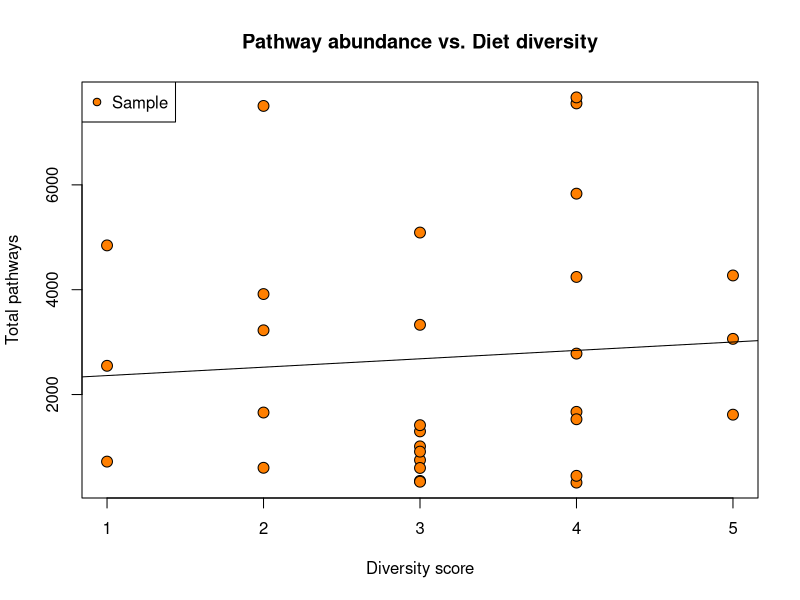

Write R code to recreate this figure.
#    Final project - Group 16
#    MICE 5035 Personal Microbiome Analysis
#    12 December 2023
#
#    Run with:
#        Rscript create_scatterplot.r

# Get metadata
map <- read.delim("./map.txt", as.is=FALSE, row=1)

# Get path abundance data
pathway_abundance <- read.delim("./path_abundance.txt")

# Get food categories used to calculate diversity score
categories <- c("num_types_fruit_Cat", "num_types_veg_Cat", "seafood_per_week_Cat", "serv_whole_grains_fruits_veg_Cat", "serve_dairy_Cat", "serve_fermented_Cat")

# Get columns of identified pathways only
remove_columns <- c("sample_id", "UNMAPPED", "UNINTEGRATED", "UNINTEGRATED.unclassified", "sample_id.1")
selected_pathways <- pathway_abundance[, !(colnames(pathway_abundance) %in% remove_columns)]

# Initialize dictionary of pathway counts
sig_pathways <- rep(0, length(selected_pathways))
sig_pathways <- setNames(sig_pathways, colnames(selected_pathways))

# For each category, check if pathway is significant
# If yes, increment its count
wilcox_df <- data.frame(category=character(),pathway=character(),p_value=integer(),is_significant=logical())
for (cat in categories) {
  map[[cat]] <- factor(map[[cat]],levels=c("High","Low"))
  table(map[[cat]])
  ix <- map[[cat]] == "High"
  high_samples <- map$sample_id[ix]
  for (col in colnames(selected_pathways)) {
    pathway <- selected_pathways[[col]]
    results <- wilcox.test(selected_pathways[high_samples, col], ties.method="average", exact=FALSE)
    # Checks if the column is all zeros, meaning the pathway doesn't appear in any sample
    # Also checks if p-value is significant
    # Also checks that p-value is not NA
    if (sum(pathway) > 0 && results$p.value < 0.05 && !is.na(results$p.value)) {
      sig_pathways[col] <- sig_pathways[col] + 1
      wilcox_df <- rbind(wilcox_df,c(cat,col,results$p.value,TRUE))
    }
    else {
      wilcox_df <- rbind(wilcox_df,c(cat,col,results$p.value,FALSE))
    }
  }
}
# Convert dictionary to data frame
# Remove 0 and NA values
sig_pathways_df <- data.frame(pathway=names(sig_pathways),count=sig_pathways)
sig_pathways_df <- sig_pathways_df[sig_pathways_df$count > 0 & !is.na(sig_pathways_df$count),]

# Initialize dictionary of pathway counts per sample
pathway_counts_per_sample <- rep(0, length(map$sample_id))
pathway_counts_per_sample <- setNames(pathway_counts_per_sample, map$sample_id)
for (pathway in sig_pathways_df$pathway) {
  for (id in map$sample_id) {
    if (selected_pathways[id, pathway] > 0) {
      pathway_counts_per_sample[id] <- pathway_counts_per_sample[id] + selected_pathways[id, pathway]
    }
  }
}
# Convert dictionary to data frame
# Remove NA values
sample_pathways_df <- data.frame(sample_id=names(pathway_counts_per_sample),count=pathway_counts_per_sample)
sample_pathways_df <- sample_pathways_df[!is.na(sample_pathways_df$count),]

# Create a scatter plot of diet diversity vs. pathway abundance
plot(map$diversity_score,sample_pathways_df$count,main="Pathway abundance vs. Diet diversity",xlab="Diversity score",ylab="Total pathways",col="black",bg="darkorange1",pch=21,cex=1.45)
legend("topleft",legend="Sample",col="black",pt.bg="darkorange1",pch=21)
abline(lm(sample_pathways_df$count ~ map$diversity_score))

# Save data frames to csv files
colnames(wilcox_df) <- c("category","pathway","p_value","is_significant")
write.csv(wilcox_df,"./wilcox_df.csv",row.names=FALSE,quote=FALSE)
write.csv(sig_pathways_df,"./sig_pathways_df.csv",row.names=FALSE,quote=FALSE)
write.csv(sample_pathways_df,"./sample_pathways_df.csv",row.names=FALSE,quote=FALSE)

# Save pathways with a significant p-value (< 0.005) to csv file
significant <- subset(wilcox_df,is_significant==TRUE,select=-is_significant)
write.csv(significant,"./wilcox_significant_df.csv",row.names=FALSE,quote=FALSE)
